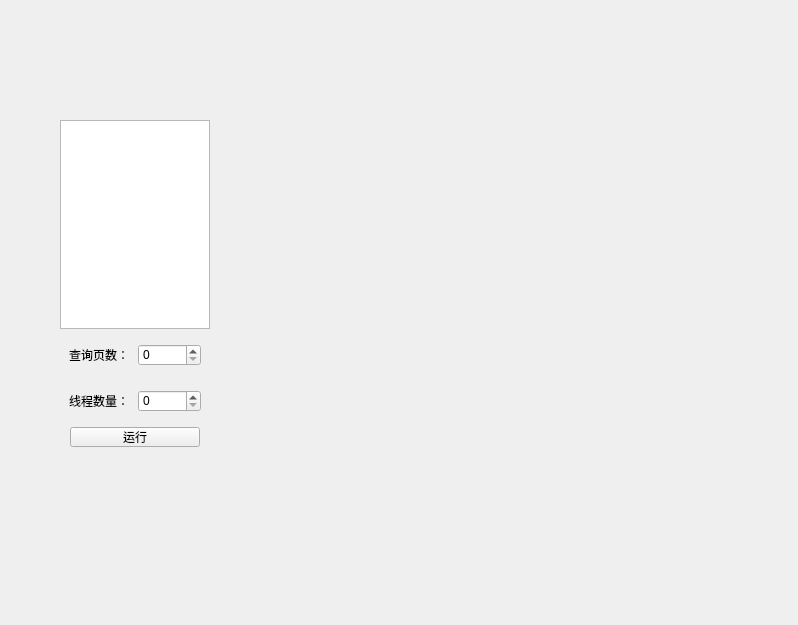
<?xml version="1.0" encoding="UTF-8"?>
<ui version="4.0">
 <class>Form</class>
 <widget class="QWidget" name="Form">
  <property name="geometry">
   <rect>
    <x>0</x>
    <y>0</y>
    <width>798</width>
    <height>625</height>
   </rect>
  </property>
  <property name="windowTitle">
   <string>Form</string>
  </property>
  <widget class="QWidget" name="widget_3" native="true">
   <property name="geometry">
    <rect>
     <x>60</x>
     <y>120</y>
     <width>150</width>
     <height>327</height>
    </rect>
   </property>
   <property name="minimumSize">
    <size>
     <width>150</width>
     <height>0</height>
    </size>
   </property>
   <property name="maximumSize">
    <size>
     <width>150</width>
     <height>16777215</height>
    </size>
   </property>
   <layout class="QVBoxLayout" name="verticalLayout">
    <property name="leftMargin">
     <number>0</number>
    </property>
    <property name="topMargin">
     <number>0</number>
    </property>
    <property name="rightMargin">
     <number>0</number>
    </property>
    <property name="bottomMargin">
     <number>0</number>
    </property>
    <item>
     <widget class="QListWidget" name="listWidget"/>
    </item>
    <item>
     <widget class="QWidget" name="widget" native="true">
      <property name="minimumSize">
       <size>
        <width>150</width>
        <height>40</height>
       </size>
      </property>
      <property name="maximumSize">
       <size>
        <width>150</width>
        <height>40</height>
       </size>
      </property>
      <layout class="QHBoxLayout" name="horizontalLayout">
       <item>
        <widget class="QLabel" name="label">
         <property name="text">
          <string>查询页数：</string>
         </property>
        </widget>
       </item>
       <item>
        <widget class="QSpinBox" name="spinBox"/>
       </item>
      </layout>
     </widget>
    </item>
    <item>
     <widget class="QWidget" name="widget_2" native="true">
      <property name="minimumSize">
       <size>
        <width>150</width>
        <height>40</height>
       </size>
      </property>
      <property name="maximumSize">
       <size>
        <width>150</width>
        <height>40</height>
       </size>
      </property>
      <layout class="QHBoxLayout" name="horizontalLayout_2">
       <item>
        <widget class="QLabel" name="label_2">
         <property name="text">
          <string>线程数量：</string>
         </property>
        </widget>
       </item>
       <item>
        <widget class="QSpinBox" name="spinBox_2"/>
       </item>
      </layout>
     </widget>
    </item>
    <item alignment="Qt::AlignHCenter">
     <widget class="QPushButton" name="pushButton_run">
      <property name="minimumSize">
       <size>
        <width>130</width>
        <height>20</height>
       </size>
      </property>
      <property name="maximumSize">
       <size>
        <width>130</width>
        <height>20</height>
       </size>
      </property>
      <property name="text">
       <string>运行</string>
      </property>
     </widget>
    </item>
   </layout>
  </widget>
 </widget>
 <resources/>
 <connections/>
</ui>
